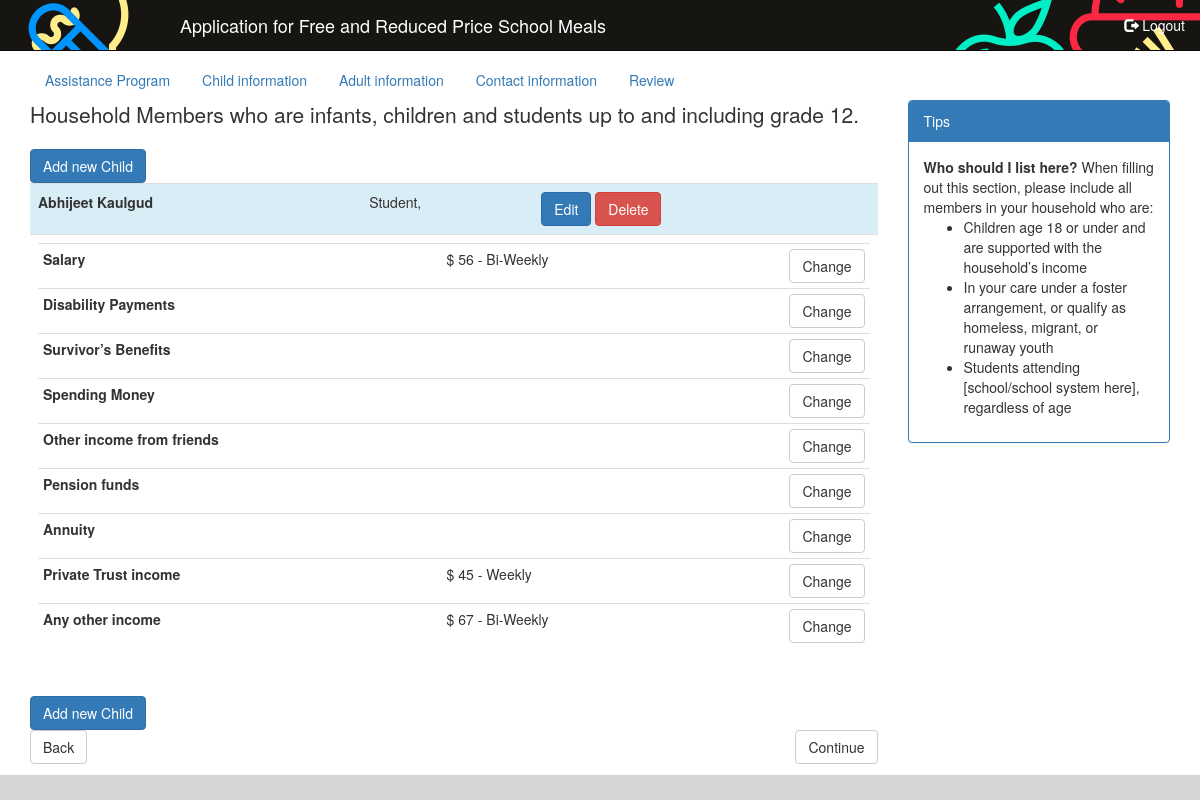
Page /eat/app/children/ (signed in) on the committed database.
### eat/models.py (models this page shows, shortened)
class Child(models.Model):
    children = models.Manager()
    application = models.ForeignKey(Application, on_delete=models.CASCADE)
    first_name = models.CharField(max_length=25,
                                  verbose_name='First Name')
    last_name = models.CharField(max_length=25,
                                 verbose_name='Last Name')
    middle_name = models.CharField(max_length=25,
                                   verbose_name='Middle Name',
                                   blank=True,
                                   null=True)
    is_student = models.BooleanField(verbose_name='Is Student')
    foster_child = models.BooleanField(verbose_name='Is Foster Child')
    hmr = models.BooleanField(verbose_name='Homeless, Migrant, Runaway')
    salary = models.IntegerField(verbose_name='Salary',
                                 help_text='Salary or Wages from a Job',
                                 blank=True,
                                 null=True)
    salary_frequency = models.IntegerField(choices=PAY_FREQUENCIES,
                                           verbose_name='Frequency Of Salary',
                                           help_text='How often are earnings received',
                                           blank=True,
                                           null=True)
    ssi_disability = models.IntegerField(verbose_name='Social Security Income for Disability',
                                         help_text='Social security income for childs blindness or disability',
                                         blank=True,
                                         null=True)
    ssi_disability_frequency = models.IntegerField(choices=PAY_FREQUENCIES,
                                                   verbose_name='Frequency Of Social Security Income for Disability',
                                                   help_text='How often are earnings received',
                                                   blank=True,
                                                   null=True)
    ssi_parent_disability = models.IntegerField(verbose_name='Social Security Income for Parents Disability',
                                                help_text='Social security income received if parent is disabled/retired/deceased',
                                                blank=True,
                                                null=True)
    ssi_parent_disability_frequency = models.IntegerField(choices=PAY_FREQUENCIES,
                                                          verbose_name='Frequency Of Social Security Income for Parent Disabilty',
                                                          help_text='How often are earnings received',
                                                          blank=True,
                                                          null=True)
    spending_money_income = models.IntegerField(verbose_name='Spending Money Income',
                                                help_text='Spending money received from a person outside the household',
                                                blank=True,
                                                null=True)
    spending_money_income_frequency = models.IntegerField(choices=PAY_FREQUENCIES,
                                                          verbose_name='Frequency Of Spending Money Income',
                                                          help_text='How often are earnings received',
                                                          blank=True,
                                                          null=True)
    other_friend_income = models.IntegerField(verbose_name='Other Regular Income From Friends',
                                              blank=True,
                                              null=True)
    other_friend_income_frequency = models.IntegerField(choices=PAY_FREQUENCIES,
                                                        verbose_name='Frequency Of Other Regular Income From Friends',
                                                        help_text='How often are earnings received',
                                                        blank=True,
                                                        null=True)
    pension_income = models.IntegerField(verbose_name='Pension Income',
                                         blank=True,
                                         null=True)
    pension_income_frequency = models.IntegerField(choices=PAY_FREQUENCIES,
                                                   verbose_name='Pension Income Frequency',
                                                   help_text='How often are earnings received',
                                                   blank=True,
                                                   null=True)
    annuity_income = models.IntegerField(verbose_name='Annuity Income',
                                         blank=True,
                                         null=True)
    annuity_income_frequency = models.IntegerField(choices=PAY_FREQUENCIES,
                                                   verbose_name='Annuity Income Frequency',
                                                   help_text='How often are earnings received',
                                                   blank=True,
                                                   null=True)
    trust_income = models.IntegerField(verbose_name='Trust Income',
                                       blank=True,
                                       null=True)
    trust_income_frequency = models.IntegerField(choices=PAY_FREQUENCIES,
                                                 verbose_name='Trust Income Frequency',
                                                 help_text='How often are earnings received',
                                                 blank=True,
                                                 null=True)
    other_income = models.IntegerField(verbose_name='Other Income',
                                       help_text='Any other income',
                                       blank=True,
                                       null=True)
    other_income_frequency = models.IntegerField(choices=PAY_FREQUENCIES,
                                                 verbose_name='Other Income Frequency',
                                                 help_text='How often are earnings received',
                                                 blank=True,
                                                 null=True)

class EarningsPage(models.Model):
    entity = models.CharField(max_length=50,
                                choices=(('child', 'Child',), ('adult', 'Adult',)),
                                verbose_name='Entity')
    name = models.CharField(max_length=50, verbose_name='Page name')
    page_arg = models.CharField(max_length=50,
                                choices=(('child_id', 'child_id',), ('adult_id', 'adult_id',)),
                                verbose_name='Page Argument', blank=True, null=True)
    source = models.ForeignKey(EarningSource, blank=True, null=True)
    page_type = models.CharField(max_length=20,
                                 choices=(('form', 'Form',),
                                          ('confirmation', 'Confirmation',),
                                          ('summary', 'Summary',)),
                                 verbose_name='Page Type', default='form')
    value_field = models.CharField(max_length=50, verbose_name='Value Field', blank=True, null=True)
    frequency_field = models.CharField(max_length=50, verbose_name='Frequency Field', blank=True, null=True)
    display_title = models.CharField(max_length=100, verbose_name='Display Title', blank=True, null=True)
    headline = models.CharField(max_length=500, verbose_name='Page Headline', blank=True, null=True)
    help_tip = models.CharField(max_length=1000, verbose_name='Help tip', blank=True, null=True)
    template = models.CharField(max_length=500, verbose_name='Template path',
                                default='eat/user/application/child/earnings.html')
    next = models.ForeignKey('self', blank=True, null=True, related_name='next_page')
    skip_to = models.ForeignKey('self', blank=True, null=True, related_name='skip_page')

### eat/views.py (the view)
# urls.py: url(r'^app/children/(?P<child_id>[0-9]+)/edit', views.edit_child, name='edit_child'),
@login_required
def children(request):
    args = dict()
    app = AppUtil.get_by_user(user=request.user)
    _children = Child.children.filter(application=app[0])
    args['app'] = app[0]
    args['children'] = _children
    p = EarningsPage.objects.get(name='children')
    e = []
    while p.next.name != 'children':
        if p.next.page_type == 'form':
            e.append(p.next)
        p = p.next
    args['earnings_pages'] = e
    AppUtil.set_last_page(app[0], request.get_full_path())
    return render(request, "eat/user/application/child/children.html", args)

### eat/templatetags/tags.py (called while the page is built)
@register.filter(name='getvalue')
def getvalue(object, property):
    if object:
        return getattr(object, property)
    else:
        return None

@register.filter(name='frequencylabel')
def frequencylabel(value):
    if value:
        return dict(PAY_FREQUENCIES).get(value)
    else:
        return ""

### eat/util.py (called while the page is built)
    @classmethod
    def get_by_user(cls, user):
        app = Application.applications.filter(user=user.id)
        return app

    @classmethod
    def set_last_page(cls, app, path):
        app.last_page = path
        app.save()

### eat/templates/eat/user/application/child/children.html (shortened to what this page needs)
{% extends "eat/user/application/base.html" %}
{% load staticfiles %}
{% load humanize %}
{% load tags %}
{% block application_content_main %}
    <p class="lead">
        Household Members who are infants, children and students up to and including grade 12.
    </p>
    <a class="btn btn-primary" role="button" href="{% url 'eat.views.add_child' %}">Add new Child</a>
    {% if children %}
        <table class="table">
            {% for child in children %}
                <tr class="info">
                    <th>{{ child.first_name }} {{ child.last_name }}</th>
                    <td>
                        {% if child.is_student %} Student, {% endif %}
                    </td>
                    <td>
                        <a class="btn btn-primary" role="button" href="{% url 'eat.views.edit_child' child_id=child.id %}">Edit</a>
                        <a class="btn btn-danger" role="button" href="{% url 'eat.views.delete_child' child_id=child.id %}">Delete</a>
                    </td>
                </tr>
                {% if not child.application.assistance_program %}
                    <tr>
                        <td colspan="3">
                            <table class="table table-condensed">
                                {% for page in earnings_pages %}
                                    <tr>
                                        <th>{{ page.display_title }}</th>
                                        <td>
                                            {% if child|getvalue:page.value_field %}
                                                $ {{ child|getvalue:page.value_field|intcomma }} -
                                                {{ child|getvalue:page.frequency_field|frequencylabel }}
                                            {% endif %}
                                        </td>
                                        <td>
                                            <a class="btn btn-default pull-right"
                                               href="{% url page.name  child_id=child.id %}">
                                                Change
                                            </a>
                                        </td>
                                    </tr>
                                {% endfor %}
                            </table>
                        </td>
                    </tr>
                {% endif %}
            {% endfor %}
        </table>
        <a class="btn btn-primary" role="button" href="{% url 'eat.views.add_child' %}">Add new Child</a>
    {% endif %}
    <div>
        <a class="btn btn-default pull-left" role="button"
           href="{% url 'eat.views.assistance_program' %}">Back</a>
        <a class="btn btn-default pull-right" role="button"
                {% if not app.assistance_program %}
           href="{% url 'eat.views.adults' %}"
                {% else %}
           href="{% url 'eat.views.contact' %}"
                {% endif %}
        >Continue
        </a>
    </div>
{% endblock %}
{% block application_content_right %}
    <div class="panel panel-primary">
        <div class="panel-heading">
            Tips
        </div>
        <div class="panel-body">
            <strong>Who should I list here?</strong>
            When filling out this section, please include all members in your household who are:
            <ul>
                <li>Children age 18 or under and are supported with the household’s income</li>
                <li>In your care under a foster arrangement, or qualify as homeless, migrant, or runaway youth</li>
                <li>Students attending [school/school system here], regardless of age</li>
            </ul>
        </div>
    </div>
{% endblock %}

### eat/templates/eat/user/application/base.html (shortened to what this page needs)
<!DOCTYPE html>
<html lang="en">
<head>
    {% load staticfiles %}
    <link rel="stylesheet" href="//maxcdn.bootstrapcdn.com/bootstrap/3.3.6/css/bootstrap.min.css">
    <link rel="stylesheet" href="/static/css/site.css">
</head>
<body role="document" class="application">
<nav class="navbar navbar-inverse navbar-fixed-top"  style="background-image: url('/static/img/USDA-lunch-bkgd.gif')">
    <div class="container-fluid">
        <div class="navbar-header">
            <a class="navbar-brand" href="#">
                Application for Free and Reduced Price School Meals
            </a>
        </div>
        <div class="collapse navbar-collapse" id="bs-example-navbar-collapse-1">
            <ul class="nav navbar-nav navbar-right">
                <li>
                    <a href="{% url 'eat.views.logout_view' %}">
                        <span class="glyphicon glyphicon-log-out" aria-hidden="true"></span> Logout
                    </a>
                </li>
            </ul>
        </div>
    </div>
</nav>
<div class="container">
    <div>
        <ul class="nav nav-pills">
            <li>
                <a href="{% url 'eat.views.assistance_program' %}">
                    Assistance Program
                </a>
            </li>
            <li>
                <a href="{% url 'eat.views.children' %}">
                    Child information
                </a>
            </li>
            <li>
                <a href="{% url 'eat.views.adults' %}">
                    Adult information
                </a>
            </li>
            <li>
                <a href="{% url 'eat.views.contact' %}">
                    Contact information
                </a>
            </li>
            <li>
                <a href="{% url 'eat.views.review' %}">
                    Review
                </a>
            </li>
        </ul>
    </div>
    <div class="row">
        <div class="col-lg-9">
            {% block application_content_main %}{% endblock %}
        </div>
        <div class="col-lg-3">
            {% block application_content_right %}{% endblock %}
        </div>
    </div>
</div>
<footer class="footer">
</footer>
</body>
</html>

### eat/static/css/site.css (style rules this page uses)
body { padding-top: 60px; }
.footer { position: absolute; bottom: 0; width: 100%; height: 25px; background-color: #d5d5d5; }
.navbar a { color: white !important; }
.navbar-brand { margin-left: 150px !important;; }

### rows in the picture
Child: first_name "Abhijeet", last_name "Kaulgud", is_student "Student,"
EarningsPage: display_title "Salary", value_field.salary "56", frequency_field.salary_frequency "Bi-Weekly"
EarningsPage: display_title "Disability Payments"
EarningsPage: display_title "Survivor’s Benefits"
EarningsPage: display_title "Spending Money"
EarningsPage: display_title "Other income from friends"
EarningsPage: display_title "Pension funds"
EarningsPage: display_title "Annuity"
EarningsPage: display_title "Private Trust income", value_field.trust_income "45", frequency_field.trust_income_frequency "Weekly"
EarningsPage: display_title "Any other income", value_field.other_income "67", frequency_field.other_income_frequency "Bi-Weekly"
